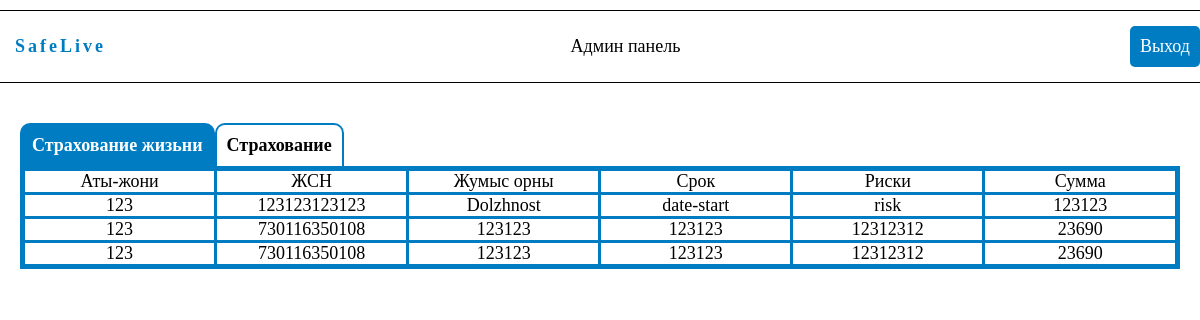
Screenshot of /pages/admin/index.php with the database file from the repository.
### tables this page shows
CREATE TABLE `live` (
  `id` int(11) NOT NULL,
  `fio` varchar(255) DEFAULT NULL,
  `drink` varchar(255) DEFAULT NULL,
  `staff` varchar(255) DEFAULT NULL,
  `price` varchar(255) DEFAULT NULL,
  `date-start` varchar(255) DEFAULT NULL,
  `date-end` varchar(255) DEFAULT NULL,
  `danger` varchar(255) DEFAULT NULL
);

### pages/admin/index.php (the view, shortened to what this page needs)
<?
include("../inc/connect.php");
$live = mysqli_query($connect, "SELECT * FROM `live`")
?>
<!DOCTYPE html>
<html lang="en">
<head>
	<link rel="stylesheet" href="../css/style.css">
</head>
<body>
	<header class="header">
		<div class="header__content _contein">
			<div class="header__logo header__menu"><a href="index.php">SafeLive</a></div>
			<div class="header__text header__menu"><a>Админ панель</a></div>
			<div class="header__logout header__menu"><a href="../inc/logout.php">Выход</a></div>
		</div>
	</header>
	<section class="page__body pading">
		<div class="button__pading__block flex">
			<div class="button__pading button__active" id="1">Страхование жизьни</div>
			<div class="button__pading" id="2">Страхование</div>
		</div>
		<div class="table__content active" id="1">
			<div class="table__contein flex">
				<div class="table__contein__block">Аты-жони</div>
				<div class="table__contein__block">ЖСН</div>
				<div class="table__contein__block">Жумыс орны</div>
				<div class="table__contein__block">Срок</div>
				<div class="table__contein__block">Риски</div>
				<div class="table__contein__block">Сумма</div>
			</div>
			<?
			foreach ($live as $lives) {
			?>
				<div class="table__contein flex">
					<div class="table__contein__block"><? echo $lives["fio"] ?></div>
					<div class="table__contein__block"><? echo $lives["drink"] ?></div>
					<div class="table__contein__block"><? echo $lives["staff"] ?></div>
					<div class="table__contein__block"><? echo $lives["date-start"] ?></div>
					<div class="table__contein__block"><? echo $lives["danger"] ?></div>
					<div class="table__contein__block"><? echo $lives["price"] ?></div>
				</div>
			<?
			}
			?>
		</div>
	</section>
</body>
</html>

### pages/css/style.css (style rules this page uses)
.header__content { display: flex; width: 100%; justify-content: space-between; padding: 10px 0px; align-items: center; }
.header { margin-top: 10px; border-bottom: 1px solid black; border-top: 1px solid black; }
.header__logo a { color: #007cc3; height: 100%; padding: 15px; border-radius: 40px 0 40px 0; letter-spacing: 3px; font-weight: 700; }
.header__menu { font-size: 18px; }
.header__text a { border-radius: 5px; }
.header__logout a { background-color: #007cc3; color: white; padding: 10px; border-radius: 5px; }
.button__pading__block { justify-content: flex-start; font-size: 18px; font-weight: 700; }
.button__pading { padding: 10px; border-left: 2px solid #007cc3; border-top: 2px solid #007cc3; border-right: 2px solid #007cc3; border-radius: 10px 10px 0px 0; cursor: pointer; }
.button__active { border-left: 2px solid #007cc3; border-top: 2px solid #007cc3; border-right: 2px solid #007cc3; background-color: #007cc3; color: white; }
.page__body { padding: 40px 20px; }
.table__content { background-color: #007cc3; }
.table__content { display: none; padding: 5px; }
.active { display: block; }
.table__contein { background-color: white; justify-content: space-between; font-size: 18px; }
.table__contein__block { width: 100%; text-align: center; }
.table__contein__block:not(:last-child) { border-right: 3px solid #007cc3; }
.table__contein:not(:last-child) { border-bottom: 3px solid #007cc3; }

### css/comon.css (style rules this page uses)
._contein { max-width: 1280px; margin: 0 auto; }
.flex { display: flex; }
* { margin: 0; padding: 0; box-sizing: border-box; text-decoration: none; }
a, a:-webkit-any-link { text-decoration: none; display: inline-block; }
.pading { padding: 40px 0px; }

### rows the page displays
live: fio "123", drink "123123123123", staff "Dolzhnost", value "date-start", danger "risk", price "123123"
live: fio "123", drink "730116350108", staff "123123", value "123123", danger "12312312", price "23690"
live: fio "123", drink "730116350108", staff "123123", value "123123", danger "12312312", price "23690"
